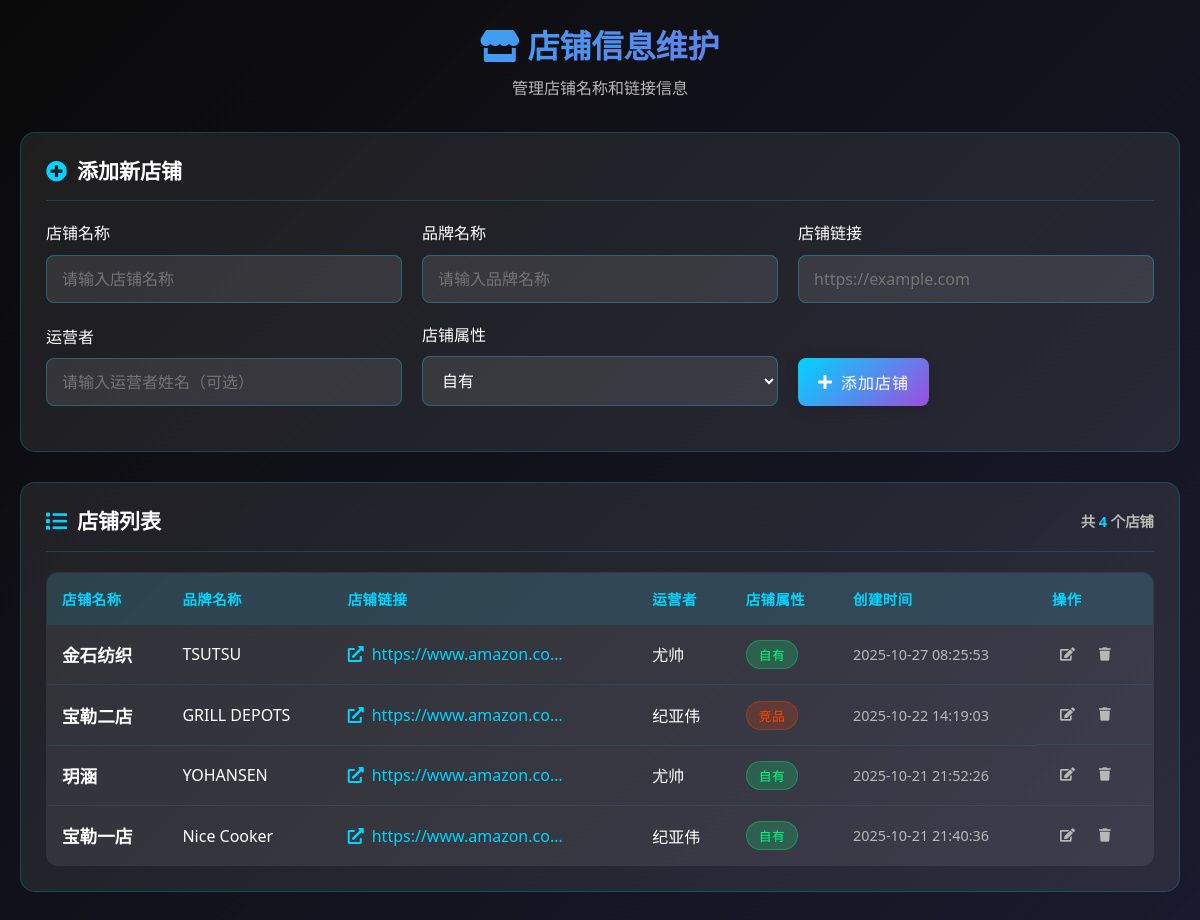
Page /admin/shops (signed in) on the committed database.
### tables this page shows
CREATE TABLE "shops" (
                id INTEGER PRIMARY KEY AUTOINCREMENT,
                shop_name TEXT NOT NULL UNIQUE,
                brand_name TEXT,
                shop_url TEXT NOT NULL,
                operator TEXT,
                shop_type TEXT DEFAULT "自有",
                created_at TIMESTAMP DEFAULT CURRENT_TIMESTAMP,
                updated_at TIMESTAMP DEFAULT CURRENT_TIMESTAMP,
                created_by INTEGER,
                FOREIGN KEY (created_by) REFERENCES users (id)
            );

### routes/admin.py (the view)
@admin_bp.route('/shops')
@login_required
def shop_management():
    LogService.log(
        action="访问店铺管理页面",
        resource="店铺管理",
        log_type="user",
        level="info"
    )
    from core.shop_model import Shop
    shops = Shop.get_all()
    embed = request.args.get('embed', 'false').lower() == 'true'
    if embed:
        return render_template('admin/shop_management_embed.html', shops=shops)
    else:
        return render_template('admin/shop_management_embed.html', shops=shops)

### core/auth.py (called while the page is built)
def is_logged_in():
    return 'username' in session

def login_required(f):
    from functools import wraps
    @wraps(f)
    def decorated_function(*args, **kwargs):
        if not is_logged_in():
            return redirect(url_for('auth.login', next=request.url))
        return f(*args, **kwargs)
    return decorated_function

### core/database.py (called while the page is built)
def get_user(username):
    conn = get_db_connection()
    cursor = conn.cursor()
    cursor.execute('SELECT * FROM users WHERE username = ?', (username,))
    user = cursor.fetchone()
    conn.close()
    return user

def add_log(user_id, username, action, resource=None, details=None,
           ip_address=None, user_agent=None, log_type='user', level='info'):
    conn = get_db_connection()
    cursor = conn.cursor()
    try:
        cursor.execute(
            '''INSERT INTO logs
               (user_id, username, action, resource, details, ip_address, user_agent, log_type, level)
               VALUES (?, ?, ?, ?, ?, ?, ?, ?, ?)''',
            (user_id, username, action, resource, details, ip_address, user_agent, log_type, level)
        )
        conn.commit()
        return True
    except Exception as e:
        print(f"添加日志失败: {e}")
        return False
    finally:
        conn.close()

def get_all_shops():
    conn = get_db_connection()
    cursor = conn.cursor()
    try:
        cursor.execute('SELECT * FROM shops ORDER BY created_at DESC')
        rows = cursor.fetchall()
        shops = []
        for row in rows:
            shop_dict = {
                'id': row[0],
                'shop_name': row[1],
                'brand_name': row[2],
                'shop_url': row[3],
                'operator': row[4],
                'shop_type': row[5],
                'created_at': row[6],
                'updated_at': row[7],
                'created_by': row[8]
            }
            shops.append(shop_dict)
        return shops
    except Exception as e:
        print(f"获取店铺列表失败: {e}")
        return []
    finally:
        conn.close()

### core/database_config.py (called while the page is built)
def get_db_connection():
    conn = sqlite3.connect(DB_PATH)
    conn.execute(f"PRAGMA temp_store = 2")  # 使用临时内存存储
    conn.execute("PRAGMA journal_mode = WAL")  # 使用WAL模式提高并发性能
    def beijing_now():
        """返回当前北京时间"""
        return datetime.strftime(datetime.now(), '%Y-%m-%d %H:%M:%S')
    conn.create_function("beijing_now", 0, beijing_now)
    conn.row_factory = sqlite3.Row  # 使结果可以通过列名访问
    return conn

### templates/admin/shop_management_embed.html (shortened to what this page needs)
<link rel="stylesheet" href="https://cdnjs.cloudflare.com/ajax/libs/font-awesome/5.15.3/css/all.min.css">
<link rel="stylesheet" href="/static/css/core.css">
<link rel="stylesheet" href="/static/css/components.css">
<link rel="stylesheet" href="/static/css/layouts.css">
<link rel="stylesheet" href="/static/css/themes.css">
<link rel="stylesheet" href="/static/css/responsive.css">
<div class="shop-management-container">
    <div class="page-header">
        <h2><i class="fas fa-store"></i> 店铺信息维护</h2>
        <p>管理店铺名称和链接信息</p>
    </div>
    <div class="add-shop-section">
        <div class="section-title">
            <h3><i class="fas fa-plus-circle"></i> 添加新店铺</h3>
        </div>
        <form id="add-shop-form" class="shop-form" action="/admin/shops/add?embed=true" method="POST">
            <div class="form-row">
                <div class="form-group">
                    <label for="shop_name">店铺名称</label>
                    <input type="text" id="shop_name" name="shop_name" required placeholder="请输入店铺名称">
                </div>
                <div class="form-group">
                    <label for="brand_name">品牌名称</label>
                    <input type="text" id="brand_name" name="brand_name" placeholder="请输入品牌名称">
                </div>
                <div class="form-group">
                    <label for="shop_url">店铺链接</label>
                    <input type="url" id="shop_url" name="shop_url" required placeholder="https://example.com">
                </div>
            </div>
            <div class="form-row">
                <div class="form-group">
                    <label for="operator">运营者</label>
                    <input type="text" id="operator" name="operator" placeholder="请输入运营者姓名（可选）">
                </div>
                <div class="form-group">
                    <label for="shop_type">店铺属性</label>
                    <select id="shop_type" name="shop_type" class="form-control">
                        <option value="自有">自有</option>
                    </select>
                </div>
                <div class="form-group form-actions">
                    <button type="submit" class="btn btn-primary">
                        <i class="fas fa-plus"></i> 添加店铺
                    </button>
                </div>
            </div>
        </form>
    </div>
    <div class="shops-list-section">
        <div class="section-title">
            <h3><i class="fas fa-list"></i> 店铺列表</h3>
            <span class="shops-count">共 <span id="shops-total-count">{{ shops|length if shops else 0 }}</span> 个店铺</span>
        </div>
        <div class="shops-table-container">
            {% if shops %}
                <table class="shops-table">
                    <thead>
                        <tr>
                            <th>店铺名称</th>
                            <th>品牌名称</th>
                            <th>店铺链接</th>
                            <th>运营者</th>
                            <th>店铺属性</th>
                            <th>创建时间</th>
                            <th>操作</th>
                        </tr>
                    </thead>
                    <tbody>
                        {% for shop in shops %}
                        <tr class="shop-row" data-shop-id="{{ shop.id }}">
                            <td class="shop-name">{{ shop.shop_name }}</td>
                            <td class="brand-name">{{ shop.brand_name or '-' }}</td>
                            <td class="shop-url">
                                <a href="{{ shop.shop_url }}" target="_blank" class="url-link" title="{{ shop.shop_url }}">
                                    <i class="fas fa-external-link-alt"></i>
                                    <span class="url-text">{{ shop.shop_url[:30] }}{% if shop.shop_url|length > 30 %}...{% endif %}</span>
                                </a>
                            </td>
                            <td class="operator">{{ shop.operator or '-' }}</td>
                            <td class="shop-type">
                                <span class="type-badge {{ 'own' if shop.shop_type == '自有' else 'competitor' }}">
                                    {{ shop.shop_type or '自有' }}
                                </span>
                            </td>
                            <td class="created-at">{{ shop.created_at if shop.created_at else '-' }}</td>
                            <td class="actions">
                                <button class="edit-shop-btn" data-shop-id="{{ shop.id }}"
                                        data-shop-name="{{ shop.shop_name }}"
                                        data-brand-name="{{ shop.brand_name or '' }}"
                                        data-shop-url="{{ shop.shop_url }}"
                                        data-operator="{{ shop.operator or '' }}"
                                        data-shop-type="{{ shop.shop_type or '自有' }}"
                                        title="编辑">
                                    <i class="fas fa-edit"></i>
                                </button>
                                <button class="delete-shop-btn" data-shop-id="{{ shop.id }}" data-shop-name="{{ shop.shop_name }}" title="删除">
                                    <i class="fas fa-trash"></i>
                                </button>
                            </td>
                        </tr>
                        {% endfor %}
                    </tbody>
                </table>
            {% else %}
                <div class="empty-shops">
                    <i class="fas fa-store-slash"></i>
                    <h3>暂无店铺信息</h3>
                    <p>请使用上方表单添加新店铺</p>
                </div>
            {% endif %}
        </div>
    </div>
</div>

### static/css/core.css (style rules this page uses)
* { box-sizing: border-box; margin: 0; padding: 0; }
a { text-decoration: none; color: inherit; transition: color var(--transition-normal) ease; }
button { cursor: pointer; border: 1px solid rgba(255, 255, 255, 0.2); outline: none; font-family: inherit; transition: all var(--transition-normal) ease; }
input, textarea, select { font-family: inherit; font-size: inherit; border: 1px solid rgba(255, 255, 255, 0.1); background: rgba(255, 255, 255, 0.05); color: var(--text-primary); border-radius: 8px; padding: 8px 12px; transition: all var(--transition-normal) ease; }

### static/css/components.css (style rules this page uses)
.btn { padding: 12px 24px; border: none; border-radius: 25px; font-weight: 600; font-size: 14px; cursor: pointer; transition: all var(--transition-normal) ease; text-transform: uppercase; letter-spacing: 1px; text-decoration: none; display: inline-flex; align-items: center; gap: 8px; }
.btn-primary { background: linear-gradient(135deg, var(--neon-blue) 0%, var(--neon-purple) 100%); color: var(--text-primary); box-shadow: 0 4px 15px rgba(0, 0, 0, 0.1); }
.form-group { margin-bottom: 20px; }
.form-control { width: 100%; padding: 12px 15px; border: 1px solid rgba(255, 255, 255, 0.1); border-radius: 8px; background: rgba(255, 255, 255, 0.05); color: var(--text-primary); font-size: 14px; transition: all var(--transition-normal) ease; }
.form-row { display: flex; gap: 20px; }
.form-row .form-group { flex: 1; }
.section-title { font-size: 18px; color: #00d4ff; margin: 0 0 20px 0; font-weight: 600; display: flex; align-items: center; justify-content: space-between; }
.section-title { font-size: 14px; color: var(--text-primary); margin: 0 0 15px 0; font-weight: 600; line-height: 1.3; }

### rows in the picture
shops: shop_name "金石纺织", brand_name "TSUTSU", shop_url "https://www.amazon.co…", operator "尤帅", shop_type "自有", created_at "2025-10-27 08:25:53"
shops: shop_name "宝勒二店", brand_name "GRILL DEPOTS", shop_url "https://www.amazon.co…", operator "纪亚伟", shop_type "竞品", created_at "2025-10-22 14:19:03"
shops: shop_name "玥涵", brand_name "YOHANSEN", shop_url "https://www.amazon.co…", operator "尤帅", shop_type "自有", created_at "2025-10-21 21:52:26"
shops: shop_name "宝勒一店", brand_name "Nice Cooker", shop_url "https://www.amazon.co…", operator "纪亚伟", shop_type "自有", created_at "2025-10-21 21:40:36"

### other values in the picture
{{ shops|length if shops else 0 }} "4"
